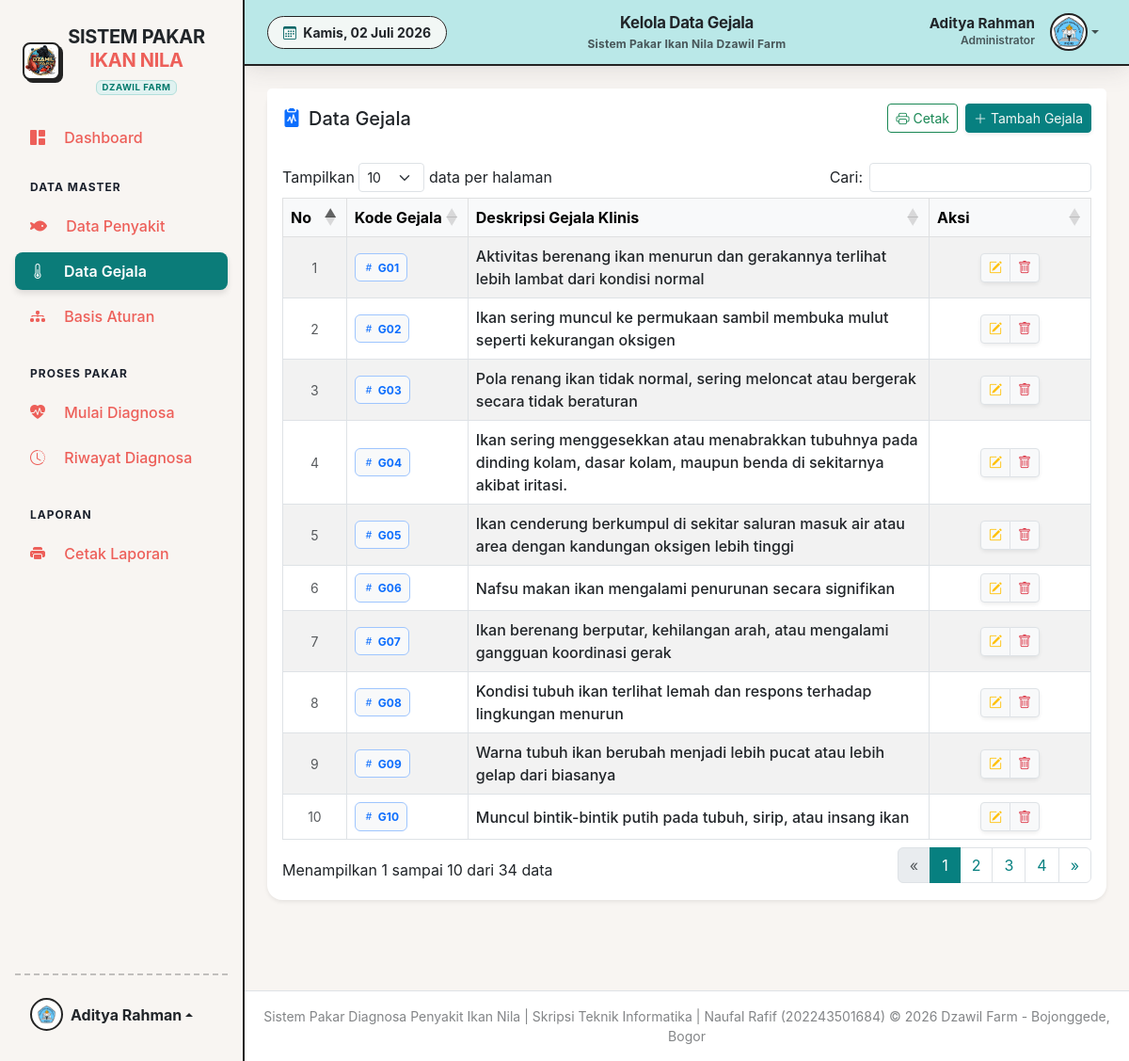
The app's page /pages/admin/gejala.php (signed in) with its own data.
### tables this page shows
CREATE TABLE `tbl_gejala` (
  `kode_gejala` varchar(10) NOT NULL,
  `nama_gejala` varchar(255) NOT NULL
);

### config/database.php (called while the page is built, shortened)
<?php
$base_url = 'http://localhost/sistem_pakar_ikan_nila/';
?>

### pages/admin/gejala.php (the view, shortened to what this page needs)
<?php
require_once '../../config/database.php';
require_once '../../includes/header.php';
try {
    $gejala = $pdo->query("SELECT * FROM tbl_gejala ORDER BY CAST(SUBSTRING(kode_gejala, 2) AS UNSIGNED) ASC")->fetchAll();
} catch (PDOException $e) { die("Error: " . $e->getMessage()); }
?>
<div class="card shadow-sm border-0 mb-4 rounded-4">
    <div class="card-header bg-white py-3 d-flex justify-content-between align-items-center border-bottom-0">
        <h5 class="m-0 font-weight-bold text-dark"><i class="bi bi-clipboard2-pulse-fill me-2 text-primary"></i>Data Gejala</h5>
        <div class="d-flex gap-2">
            <a href="../../process/print_gejala.php?format=pdf" target="_blank" class="btn btn-outline-success btn-sm"><i class="bi bi-printer"></i> Cetak</a>
            <button class="btn btn-primary btn-sm shadow-sm" data-bs-toggle="modal" data-bs-target="#tambahGejalaModal"><i class="bi bi-plus-lg"></i> Tambah Gejala</button>
        </div>
    </div>
    <div class="card-body p-3">
        <div class="table-responsive">
            <table class="table table-hover table-striped table-bordered align-middle" id="dataTable" width="100%">
                <thead class="table-light text-muted text-center">
                    <tr>
                        <th width="8%">No</th>
                        <th width="15%">Kode Gejala</th>
                        <th width="57%">Deskripsi Gejala Klinis</th>
                        <th width="20%">Aksi</th>
                    </tr>
                </thead>
                <tbody>
                    <?php foreach ($gejala as $key => $g): ?>
                    <tr>
                        <td class="text-center text-muted small"><?= $key + 1 ?></td>
                        <td><span class="badge bg-light text-primary border border-primary-subtle px-2 py-2"><i class="bi bi-hash me-1"></i><?= htmlspecialchars($g['kode_gejala']) ?></span></td>
                        <td class="fw-medium text-dark"><?= htmlspecialchars($g['nama_gejala']) ?></td>
                        <td class="text-center">
                            <div class="btn-group shadow-sm">
                                <button type="button" class="btn btn-sm btn-light border text-warning edit-gejala" data-id="<?= $g['kode_gejala'] ?>"><i class="bi bi-pencil-square"></i></button>
                                <button type="button" class="btn btn-sm btn-light border text-danger" onclick="confirmDelete('<?= $g['kode_gejala'] ?>')"><i class="bi bi-trash"></i></button>
                            </div>
                        </td>
                    </tr>
                    <?php endforeach; ?>
                </tbody>
            </table>
        </div>
    </div>
</div>
<?php require_once '../../includes/footer.php'; ?>

### includes/header.php (shortened to what this page needs)
<?php
require_once '../../config/database.php';
$id_admin = $_SESSION['id_admin'];
$stmt = $pdo->prepare("SELECT * FROM tbl_admin WHERE id_admin = ?");
$stmt->execute([$id_admin]);
$admin = $stmt->fetch(PDO::FETCH_ASSOC);
$current_page = basename($_SERVER['PHP_SELF']);
$title_page = "Panel Kontrol Administrator";
switch ($current_page) {
    case 'gejala.php':
        $title_page = "Kelola Data Gejala";
        break;
}
?>
<!DOCTYPE html>
<html lang="id">
<head>
    <link href="https://cdn.jsdelivr.net/npm/bootstrap-icons/font/bootstrap-icons.css" rel="stylesheet">
    <link rel="stylesheet" href="https://cdnjs.cloudflare.com/ajax/libs/font-awesome/6.5.1/css/all.min.css">
    <link href="https://cdn.jsdelivr.net/npm/bootstrap@5.3.0/dist/css/bootstrap.min.css" rel="stylesheet">
    <link rel="stylesheet" href="https://cdn.jsdelivr.net/npm/bootstrap-icons@1.10.5/font/bootstrap-icons.css">
    <link rel="stylesheet" href="<?= $base_url ?>assets/css/style.css">
    <link href="https://cdn.datatables.net/1.13.6/css/dataTables.bootstrap5.min.css" rel="stylesheet">
</head>
<body>
    <div class="wrapper d-flex">
        <?php include 'sidebar.php'; ?>
        <div class="main flex-grow-1 d-flex flex-column pt-5 pt-md-0 mt-4 mt-md-0">
            <nav class="navbar navbar-expand navbar-light topbar mb-4 static-top px-4"
                style="background-color: var(--coba); border-bottom: 2px solid var(--dark); height: 70px;">
                <div class="d-none d-sm-inline-block form-inline mr-auto ml-md-3 my-2 my-md-0 mw-100">
                    <span class="text-dark small fw-bold px-3 py-2 rounded-pill" style="background-color: var(--light); border: 1px solid var(--dark);">
                        <i class="bi bi-calendar3 me-1" style="color: var(--primary-dark);"></i>
                        <?php
                        $hari = ['Sunday' => 'Minggu', 'Monday' => 'Senin', 'Tuesday' => 'Selasa', 'Wednesday' => 'Rabu', 'Thursday' => 'Kamis', 'Friday' => 'Jumat', 'Saturday' => 'Sabtu'];
                        $bulan = [1 => 'Januari', 'Februari', 'Maret', 'April', 'Mei', 'Juni', 'Juli', 'Agustus', 'September', 'Oktober', 'November', 'Desember'];
                        echo $hari[date('l')] . ', ' . date('d') . ' ' . $bulan[(int)date('m')] . ' ' . date('Y');
                        ?>
                    </span>
                </div>
                <div class="position-absolute start-50 translate-middle-x text-center d-none d-md-block">
                    <span class="fw-bolder text-dark" style="font-size: 1.05rem; letter-spacing: -0.3px;">
                        <?= $title_page ?>
                    </span>
                    <div class="small fw-bold text-muted" style="font-size: 0.75rem; letter-spacing: 0.2px;">
                        Sistem Pakar Ikan Nila Dzawil Farm
                    </div>
                </div>
                <ul class="navbar-nav ms-auto align-items-center">
                    <li class="nav-item dropdown no-arrow position-relative">
                        <a class="nav-link dropdown-toggle d-flex align-items-center rounded-3 p-2" href="#" id="userDropdown" role="button" data-bs-toggle="dropdown" data-bs-display="static" aria-expanded="false" style="transition: all 0.2s;">
                            <div class="text-end me-3 d-none d-lg-block">
                                <span class="d-block text-dark fw-bold" style="font-size: 0.95rem; line-height: 1.2;"><?= htmlspecialchars($admin['nama_admin']) ?></span>
                                <span class="d-block text-muted fw-semibold" style="font-size: 0.75rem;">Administrator</span>
                            </div>
                            <div class="img-profile rounded-circle d-flex align-items-center justify-content-center overflow-hidden"
                                style="border: 2px solid var(--dark); width: 40px; height: 40px; background-color: white;">
                                <img src="<?= $base_url ?>assets/img/logo4.png" alt="Logo" style="width: 100%; height: 100%; object-fit: cover;">
                            </div>
                        </a>
                    </li>
                </ul>
            </nav>
            <div class="container-fluid px-4 flex-grow-1 pb-5">

### assets/css/style.css (style rules this page uses)
:root { --bg-main: #f8f5f2; --headline: #232323; --paragraph: #222525; --primary: #078080; --primary-dark: #066666; --secondary: #f45d48; --tertiary: #d9376e; --highlight: #ff8e3c; --main-illustration: #fffffe; --stroke: #232323; --success: #078080; --info: #ff8e3c; --warning: #ff8e3c; --danger: #f45d48; --light: #f2f7f5; --dark: #232323; --coba: #bae8e8; }
body { font-family: 'Nunito', -apple-system, BlinkMacSystemFont, 'Segoe UI', Roboto, 'Helvetica Neue', Arial, sans-serif; background-color: var(--bg-main); color: var(--paragraph); }
.wrapper { display: flex; width: 100%; min-height: 100vh; }
a { color: var(--primary); }
.main { width: 100%; overflow-x: hidden; background-color: var(--bg-main); }
.topbar { height: 4.375rem; box-shadow: 0 0.15rem 1.75rem 0 rgba(58, 59, 69, 0.15); }
.img-profile { height: 2rem; width: 2rem; }
.card { border: none; border-radius: 12px; box-shadow: 0 0.15rem 1.75rem 0 rgba(58, 59, 69, 0.1); transition: all 0.3s ease; }
.card-header { background-color: var(--main-illustration); border-bottom: 1px solid var(--stroke); }
.table-responsive { overflow-x: auto; }
.btn-primary { background-color: var(--primary); border-color: var(--primary); color: var(--light); }

### records on screen
tbl_gejala: kode_gejala "G01", nama_gejala "Aktivitas berenang ikan menurun dan gerakannya terlihat lebih lambat dari kondisi normal"
tbl_gejala: kode_gejala "G02", nama_gejala "Ikan sering muncul ke permukaan sambil membuka mulut seperti kekurangan oksigen"
tbl_gejala: kode_gejala "G03", nama_gejala "Pola renang ikan tidak normal, sering meloncat atau bergerak secara tidak beraturan"
tbl_gejala: kode_gejala "G04", nama_gejala "Ikan sering menggesekkan atau menabrakkan tubuhnya pada dinding kolam, dasar kolam, maupun benda di sekitarnya akibat iritasi."
tbl_gejala: kode_gejala "G05", nama_gejala "Ikan cenderung berkumpul di sekitar saluran masuk air atau area dengan kandungan oksigen lebih tinggi"
tbl_gejala: kode_gejala "G06", nama_gejala "Nafsu makan ikan mengalami penurunan secara signifikan"
tbl_gejala: kode_gejala "G07", nama_gejala "Ikan berenang berputar, kehilangan arah, atau mengalami gangguan koordinasi gerak"
tbl_gejala: kode_gejala "G08", nama_gejala "Kondisi tubuh ikan terlihat lemah dan respons terhadap lingkungan menurun"
tbl_gejala: kode_gejala "G09", nama_gejala "Warna tubuh ikan berubah menjadi lebih pucat atau lebih gelap dari biasanya"
tbl_gejala: kode_gejala "G10", nama_gejala "Muncul bintik-bintik putih pada tubuh, sirip, atau insang ikan"

### other values on screen
$_SESSION['nama_admin'] "Aditya Rahman"
$title_page "Kelola Data Gejala"
$admin['nama_admin'] "Aditya Rahman"
